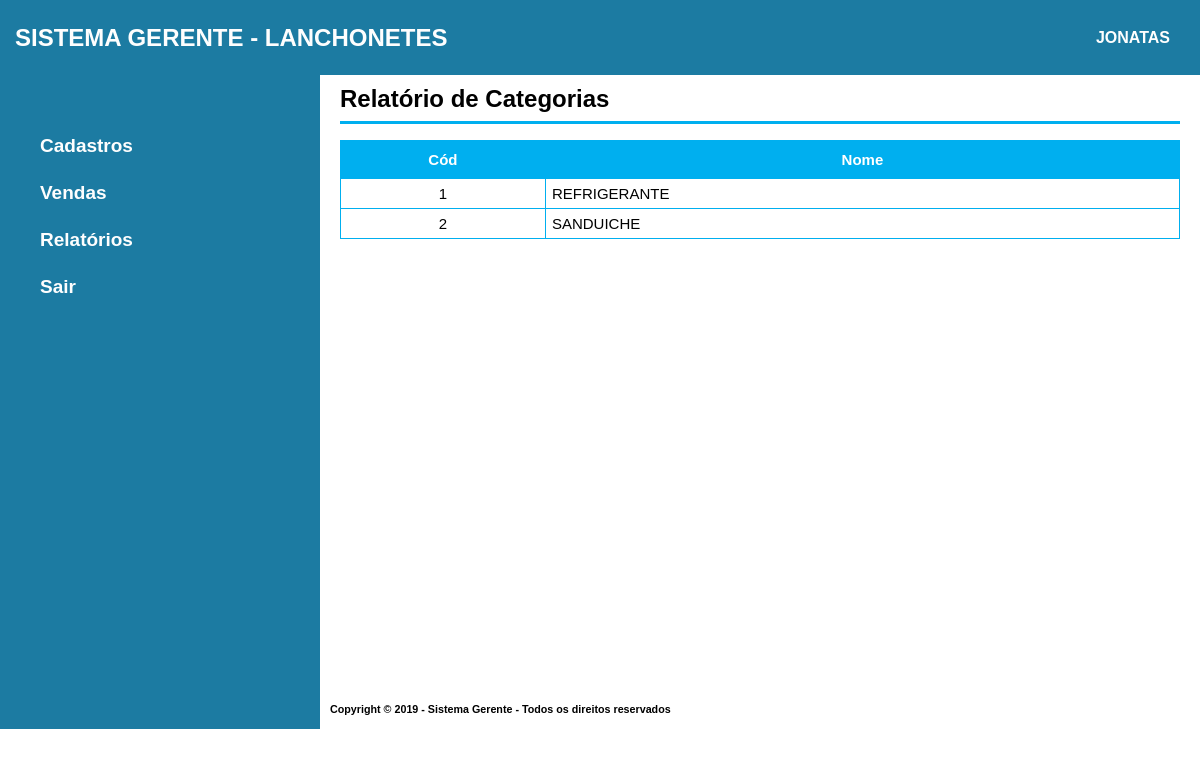
The app's page /sistema/view/relatorioCategoria.php (signed in) with its own data.
### tables this page shows
CREATE TABLE IF NOT EXISTS `categorias` (
  `idCategoria` INT NOT NULL AUTO_INCREMENT COMMENT '',
  `nome` VARCHAR(45) NULL COMMENT '',
  `status` INT NOT NULL COMMENT '',
  PRIMARY KEY (`idCategoria`)  COMMENT '',
  UNIQUE INDEX `nome_UNIQUE` (`nome` ASC)  COMMENT '');

### sistema/controller/DB.php (called while the page is built, shortened)
<?php
class DB {
	private static $instance;
	static function getInstance(){
		if(!isset(self::$instance))	{
			try{
				self::$instance = new PDO("mysql:host=127.0.0.1;dbname=sistemagerente", 'root', "");
				self::$instance->setAttribute(PDO::ATTR_ERRMODE, PDO::ERRMODE_EXCEPTION);
				self::$instance->setAttribute(PDO::ATTR_DEFAULT_FETCH_MODE, PDO::FETCH_OBJ);
			} catch (PDOException $e){
				echo $e->getMessage();
			}
		}
		return self::$instance;
	}
}
?>

### sistema/controller/categoriaController.php (called while the page is built, shortened)
<?php
require_once '../controller/DB.php';
require_once '../model/Categoria.php';
function listaCategorias() {
    $categoria = new Categoria(DB::getInstance(), null);
    return $categoria->listar();
}
?>

### sistema/model/Categoria.php (called while the page is built, shortened)
<?php
require_once '../controller/DB.php';
class Categoria{
	private $conexao;
    public function __construct($conexao, $categoria) {
        $this->conexao = $conexao;
    }
    public function listar() {
        try {
            $sql = 'SELECT * FROM categorias WHERE status > 0';
            $stmt = $this->conexao->prepare($sql);
            $stmt->execute();
            return $stmt->fetchAll(PDO::FETCH_OBJ);
        } catch (PDOException $e) {
            echo $e->getMessage();
        }
    }
}
?>

### sistema/view/relatorioCategoria.php (the view, shortened to what this page needs)
<!DOCTYPE html>
<html>
<head>
    <link rel="stylesheet" type="text/css" href="../assets/css/style.css" />
</head>
<body>
    <div>
        <?php include "header.php" ?>
        <div class="container">
            <div class="menu">
                <?php include "menu_lateral.php" ?>
            </div>
            <div class="form">
                <?php require_once '../controller/categoriaController.php';?>
                <div class="titulo_form">
            	   <h2>Relatório de Categorias</h2>
                </div>
                <fieldset>
                    <div>
                        <?php if (listaCategorias() != null) {?>
                        <div class="table">
                            <table>
                                <tr>
                                    <th>Cód</th>
                                    <th>Nome</th>
                                </tr>
                                <?php foreach (listaCategorias() as $Categorias){?>
                                <tr data-id="<?= $Categorias->idCategoria;?>">
                                    <td align="center"><?= $Categorias->idCategoria;?></td>
                                    <td><?= $Categorias->nome;?></td>
                                </tr>
                                <?php }?>
                            </table>
                        </div>
                        <?php }?>
                    </div>
                </fieldset>
            </div>
        </div>
        <?php include "footer.php" ?>
    </div>
</body>
</html>

### sistema/assets/css/style.css (style rules this page uses)
* { margin: 0; padding: 0; }
body { padding: 0; margin: 0; width: auto; height: auto; font-family: Verdana, sans-serif; position: absolute; overflow-x: hidden; }
.container { width: 100vw; display: grid; grid-template-columns: 320px auto; grid-template-rows: minmax(614px, auto); }
.menu { background: #1C7BA2; display: inline-block; }
.form { box-sizing: border-box; padding: 10px 20px; display: inline-block; }
fieldset { border: 0; }
body, input, select, textarea, button { font-family: Verdana, sans-serif; font-size: 1em; }
.titulo_form { border-bottom: 0.2em solid #00AFEF; padding-bottom: 0.5em; }
.table { padding-top: 1em; }
table { font-family: Verdana, sans-serif; font-size: 15px; border-collapse: collapse; width: 100%; }
table td, table th { border: 1px solid #00AFEF; padding: 6px; }
table th { padding-top: 10px; padding-bottom: 10px; text-align: center; background-color: #00AFEF; color: white; }

### records on screen
categorias: idCategoria "1", nome "REFRIGERANTE"
categorias: idCategoria "2", nome "SANDUICHE"

### other values on screen
$_SESSION['dados_usuario']->nome "JONATAS"
